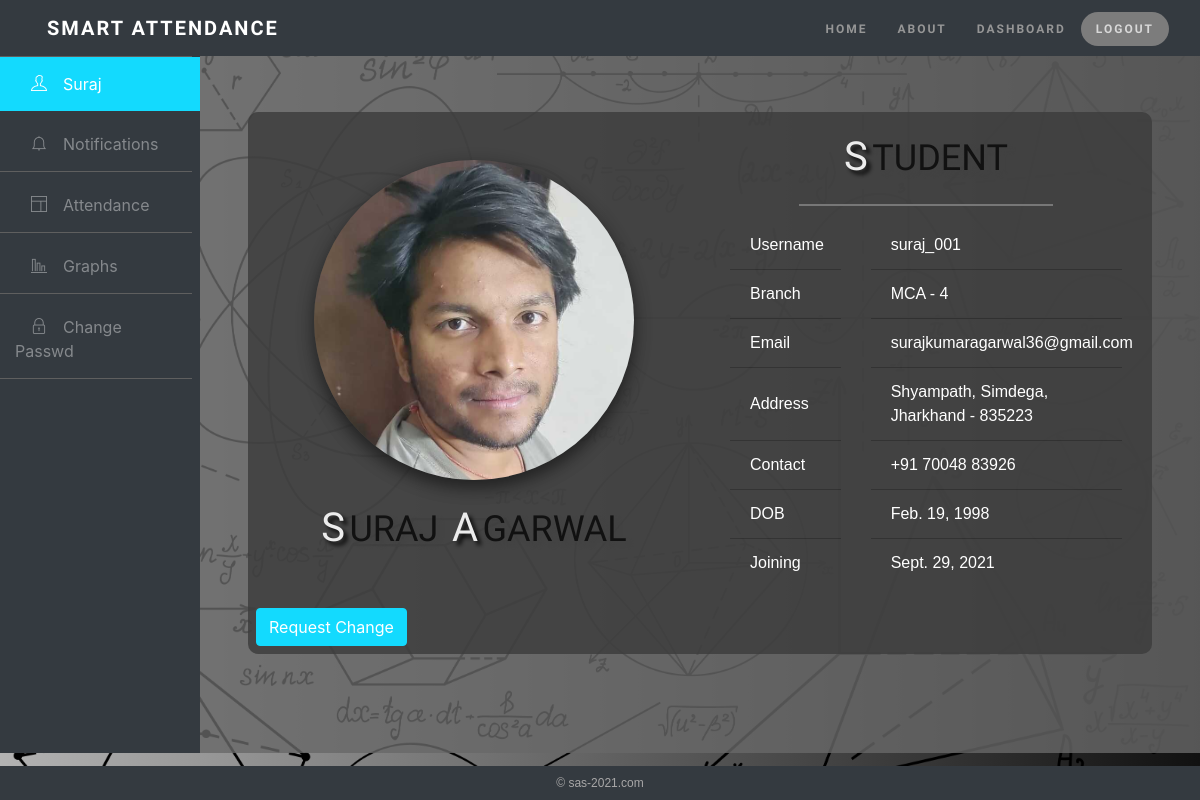
The app's page /profile/ (signed in) with its own data.
### main/models.py (models this page shows, shortened)
class UserProfile(models.Model):
    user = models.OneToOneField(User, on_delete=models.CASCADE)
    desg = models.CharField(max_length=50, default="")
    image = models.ImageField(upload_to="images", default="")
    branch = models.CharField(max_length=10, default="MCA")
    sem = models.IntegerField(default=1)
    add_line_1 = models.CharField(max_length=50)
    add_line_2 = models.CharField(max_length=50)
    state = models.CharField(max_length=50)
    pin_code = models.CharField(max_length=20, default="")
    phone = models.CharField(max_length=15)
    dob = models.DateTimeField()
    join = models.DateTimeField(auto_now_add=True)

### main/views.py (the view)
# urls.py: path('profile/', views.profile, name="profile"),
def profile(request):
    if request.user.is_superuser:
        return redirect('/manage/all_profile')
    else:
        data = UserProfile.objects.get(user=request.user)
        return render(request, 'profile.html', {'data': data})

### main/templates/profile.html (shortened to what this page needs)
{% extends 'basic/basic.html' %}
{% load static %}
{% block body %}
<div class="row">
    <div class="bg-dark col-md-2">
        <ul id="side-menu">
            <li><a href="/profile" class="links activebar">
                <i class="ti-user mx-3"></i>{{user.first_name}}</a></li>
            <li><a href="/notification" class="links bar">
                <i class="ti-bell mx-3"></i>Notifications</a></li>
            <li><a href="/attendance" class="links bar">
                <i class="ti-layout mx-3"></i>Attendance</a></li>
            <li><a href="/graphs" class="links bar">
                <i class="ti-bar-chart-alt mx-3"></i>Graphs</a></li>
            <li><a href="/cpassword" class="links bar">
                <i class="ti-lock mx-3"></i>Change Passwd</a></li>
        </ul>
    </div>
    <div data-simplebar class="col-md-10 window bg py-5 px-5">
        <div class="row box">
            <div class="my-5 col-md-6">
                <div class="text-center">
                    <img class="image" src={{ data.image.url }}/></br></br>
                    <h2 class="big name">{{request.user.first_name|slice:"0:1"}}</h2>
                    <h2 class="name">{{request.user.first_name|slice:"1:"}}</h2>&nbsp;&nbsp;
                    <h2 class="big name">{{request.user.last_name|slice:"0:1"}}</h2>
                    <h2 class="name">{{request.user.last_name|slice:"1 :"}}</h2>
                </div>
            </div>
            <div class="content col-md-6">
                <div class="text-center">
                    <h2 class="big name">{{data.desg|slice:"0:1"}}</h2>
                    <h2 class="name">{{data.desg|slice:"1:"}}</h2>
                </div>
                <span></span>
                <div class="row">
                    <div class="col-md-4">
                        <ul class="list-group list-group-flush">
                            <li class="list-group-item">Username</li>
                            <li class="list-group-item">Branch</li>
                            <li class="list-group-item">Email</li>
                            <li class="list-group-item py-4">Address</li>
                            <li class="list-group-item">Contact</li>
                            <li class="list-group-item">DOB </li>
                            <li class="list-group-item">Joining</li>
                        </ul>
                    </div>
                    <div class="col-md-8">
                        <ul class="list-group list-group-flush">
                            <li class="list-group-item">{{request.user.username}}</li>
                            <li class="list-group-item">{{data.branch}} - {{data.sem}}</li>
                            <li class="list-group-item">{{request.user.email}}</li>
                            <li class="list-group-item">{{data.add_line_2}}, {{data.state}} - {{data.pin_code}}</li>
                            <li class="list-group-item">+91 {{data.phone}}</li>
                            <li class="list-group-item">{{data.dob.date}}</li>
                            <li class="list-group-item">{{data.join.date}}</li>
                        </ul>
                    </div>
                </div>
            </div>
            <a href="/change" class="btn btn-primary ml-2 mb-2 float-right">Request Change</a>
        </div>
    </div>
</div>
{% include "basic/footerSmall.html" %}
{% endblock %}

### main/templates/basic/basic.html (shortened to what this page needs)
<!doctype html>
{% load static %}
<html lang="en">
<head>
    <link rel="stylesheet" href="{% static 'css/bootstrap.min.css' %}">
    <link rel="stylesheet" href="{% static 'css/main.css' %}">
    <link rel="stylesheet" href="{% static 'css/themify-icons.css' %}">
    <link rel="stylesheet" href="https://cdnjs.cloudflare.com/ajax/libs/font-awesome/4.7.0/css/font-awesome.min.css">
    <link
    rel="stylesheet"
    href="https://unpkg.com/simplebar@latest/dist/simplebar.css"
    />
</head>
<body class="cool-background">
<section>
  <nav class="navbar navbar-expand-lg navbar-dark bg-dark">
    <div class="container-fluid ml-3">
      <a class="navbar-brand" href="#">Smart Attendance</a>
      <div class="collapse navbar-collapse" id="navbarSupportedContent">
        <ul class="menu navbar-nav ml-auto mb-2 mb-lg-0">
            <li class="nav-item"><a href="/">Home</a></li>
            <li class="nav-item"><a href="/about">About</a></li>
            {% if user.is_authenticated %}
            <li class="nav-item"><a href="/profile">Dashboard</a></li>
            <li class="nav-item"><a class="active" href="/logout">Logout</a></li>
            {% else %}
            <li class="nav-item"><a class="active" href="/login">Login</a></li>
            {% endif %}
        </ul>
      </div>
    </div>
  </nav>
</section>
{% block body %}{% endblock %}
</body>
</html>

### main/templates/basic/footerSmall.html
{% load static %}
<footer class="container-fluid fixed-bottom bg-grey py-2 footer-text fixed-bottom">
    <div class="container-fluid">
        <div class="text-center">&copy; sas-2021.com</div>
    </div>
</footer>

### main/static/css/main.css (style rules this page uses)
* { box-sizing: border-box; padding: 0; margin: 0; }
body { margin: 0px; padding: 0px; }
ul { list-style: none; }
a { text-decoration: none; color: rgb(206, 206, 206); }
nav { display: flex; z-index: 1; justify-content: space-between; align-items: center; text-transform: uppercase; font-weight: 600; letter-spacing: 2px; font-family: Aladin; position: fixed; top: 0; left: 0; width: 100%; padding: 10px 40px; z-index: 1000; background-color: #242424; }
.cool-background { width: 100%; background: #131313; background: -webkit-linear-gradient(to left, #141414, #b3b3b3); background-image: url("/static/images/s.png"), linear-gradient(to left, #111111, #b3b3b3); background-size: 100%; color: #fff; }
.name { font-family: "Amita" !important; opacity: 0.9; display: inline-flex; font-size: 36px; color: #0c0c0c; text-transform: uppercase; text-shadow: 4px 4px 4px rgb(66, 66, 66); }
.big { font-size: 45px; color: white !important; text-shadow: 4px 4px 4px rgb(0, 0, 0); }
.menu { display: flex; }
.active { background-color: rgb(124, 124, 124) !important; color: rgb(216, 216, 216) !important; border-radius: 20px; }
.menu li a { padding: 10px 15px; color: rgb(150, 150, 150); font-size: 12px; }
.image { margin-left: auto; margin-right: auto; min-height: 40vh; min-width: 25vh; max-width: 40vh; max-height: auto; border-radius: 100%; box-shadow: 0 8px 16px 0 rgba(0, 0, 0, 0.4), 0 6px 20px 0 rgba(0, 0, 0, 0.19); }
.content span { height: 2px; width: 60%; background: #777; margin: 15px 15px; }
.bg-grey { background: #4b4b4b; }
footer { color: rgb(168, 167, 167); }
.footer-text { font-family: sans-serif; background: #343a40; font-size: 12px; }
::placeholder { font-size: 10px; font-style: italic; }
.text-center { text-align: center !important; }
.col-md-2 { margin: 0%; padding: 0%; }
.row { margin: 0% !important; }
.links { width: 100%; margin: 0; padding: 0%; position: relative; cursor: pointer; display: inline-block; overflow: hidden; -webkit-tap-highlight-color: transparent; }
#side-menu li a { color: rgba(255, 255, 255, 0.4); text-decoration: none; }
#side-menu > li > a { padding: 15px 30px 15px 15px; }
#side-menu > li > a.activebar { background-color: #13dafe; color: #fff; }
.big { font-size: 40px; color: white !important; text-shadow: 4px 4px 4px rgb(0, 0, 0); }
.content { display: flex; justify-content: center; flex-direction: column; align-items: center; font-family: sans-serif !important; }
.list-group-item { background-color: transparent !important; }
.bg { background: rgba(104, 104, 104, 0.8); }
.window { overflow: auto; min-height: 87.1vh; max-height: 87.1vh; }
::placeholder { color: rgb(168, 168, 168); font-size: 15px; font-style: normal !important; opacity: 0.8; }
.bar { border-bottom: 1px solid; border-color: rgb(95, 95, 95); width: 96%; }
.box { background: rgba(59, 59, 59, 0.8); border-radius: 10px 10px 10px 10px; -webkit-tap-highlight-color: transparent; }
.btn-primary { color: #fff; background-color: #13dafe; border-color: #13dafe; }

### records on screen
UserProfile: image (picture), desg "S", desg "TUDENT", branch "MCA", sem "4", add_line_2 "Shyampath, Simdega", state "Jharkhand", pin_code "835223", phone "70048 83926", dob "Feb. 19, 1998", join "Sept. 29, 2021"

### other values on screen
{{ user.first_name }} "Suraj"
{{ request.user.first_name|slice:"0:1" }} "S"
{{ request.user.first_name|slice:"1:" }} "URAJ"
{{ request.user.last_name|slice:"0:1" }} "A"
{{ request.user.last_name|slice:"1 :" }} "GARWAL"
{{ request.user.username }} "suraj_001"
{{ request.user.email }} "surajkumaragarwal36@gmail.com"
